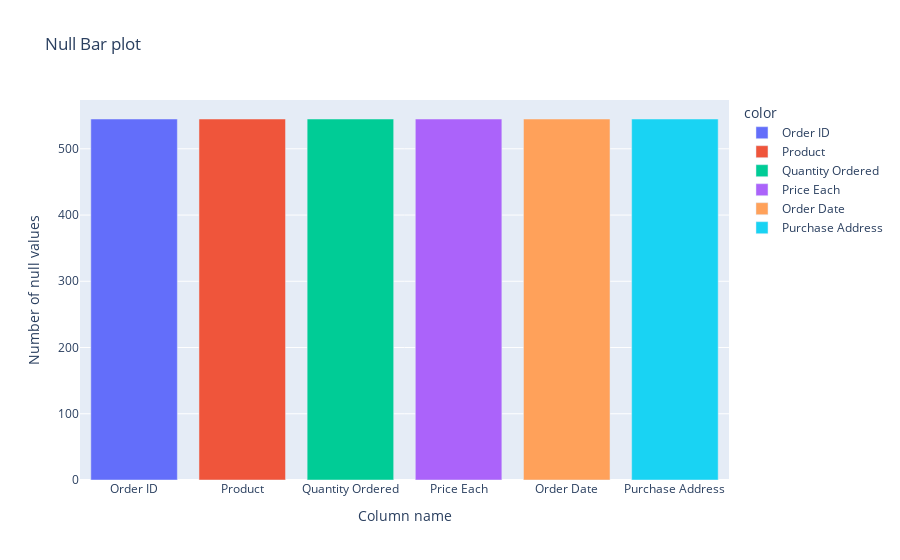

This figure's notebook cell:
### Code cell
fig = px.bar(x=df.isna().sum().index, y=df.isna().sum(), title="Null Bar plot", color=df.isna().sum().index)
fig.update_layout(
    xaxis_title = "Column name",
    yaxis_title = "Number of null values",
)
fig.show()

### Figure 1 — Plotly figure (JSON) as saved in the notebook; plotly's stock layout.template omitted (floating-point values rounded to 4 significant figures)
{"data": [{"alignmentgroup": "True", "hovertemplate": "color=Order ID<br>x=%{x}<br>y=%{y}<extra></extra>", "legendgroup": "Order ID", "marker": {"color": "#636efa", "pattern": {"shape": ""}}, "name": "Order ID", "offsetgroup": "Order ID", "orientation": "v", "showlegend": true, "textposition": "auto", "type": "bar", "x": ["Order ID"], "xaxis": "x", "y": [545], "yaxis": "y"}, {"alignmentgroup": "True", "hovertemplate": "color=Product<br>x=%{x}<br>y=%{y}<extra></extra>", "legendgroup": "Product", "marker": {"color": "#EF553B", "pattern": {"shape": ""}}, "name": "Product", "offsetgroup": "Product", "orientation": "v", "showlegend": true, "textposition": "auto", "type": "bar", "x": ["Product"], "xaxis": "x", "y": [545], "yaxis": "y"}, {"alignmentgroup": "True", "hovertemplate": "color=Quantity Ordered<br>x=%{x}<br>y=%{y}<extra></extra>", "legendgroup": "Quantity Ordered", "marker": {"color": "#00cc96", "pattern": {"shape": ""}}, "name": "Quantity Ordered", "offsetgroup": "Quantity Ordered", "orientation": "v", "showlegend": true, "textposition": "auto", "type": "bar", "x": ["Quantity Ordered"], "xaxis": "x", "y": [545], "yaxis": "y"}, {"alignmentgroup": "True", "hovertemplate": "color=Price Each<br>x=%{x}<br>y=%{y}<extra></extra>", "legendgroup": "Price Each", "marker": {"color": "#ab63fa", "pattern": {"shape": ""}}, "name": "Price Each", "offsetgroup": "Price Each", "orientation": "v", "showlegend": true, "textposition": "auto", "type": "bar", "x": ["Price Each"], "xaxis": "x", "y": [545], "yaxis": "y"}, {"alignmentgroup": "True", "hovertemplate": "color=Order Date<br>x=%{x}<br>y=%{y}<extra></extra>", "legendgroup": "Order Date", "marker": {"color": "#FFA15A", "pattern": {"shape": ""}}, "name": "Order Date", "offsetgroup": "Order Date", "orientation": "v", "showlegend": true, "textposition": "auto", "type": "bar", "x": ["Order Date"], "xaxis": "x", "y": [545], "yaxis": "y"}, {"alignmentgroup": "True", "hovertemplate": "color=Purchase Address<br>x=%{x}<br>y=%{y}<extra></extra>", "legendgroup": "Purchase Address", "marker": {"color": "#19d3f3", "pattern": {"shape": ""}}, "name": "Purchase Address", "offsetgroup": "Purchase Address", "orientation": "v", "showlegend": true, "textposition": "auto", "type": "bar", "x": ["Purchase Address"], "xaxis": "x", "y": [545], "yaxis": "y"}], "layout": {"barmode": "relative", "legend": {"title": {"text": "color"}, "tracegroupgap": 0}, "title": {"text": "Null Bar plot"}, "xaxis": {"anchor": "y", "domain": [0, 1], "title": {"text": "Column name"}}, "yaxis": {"anchor": "x", "domain": [0, 1], "title": {"text": "Number of null values"}}}}
